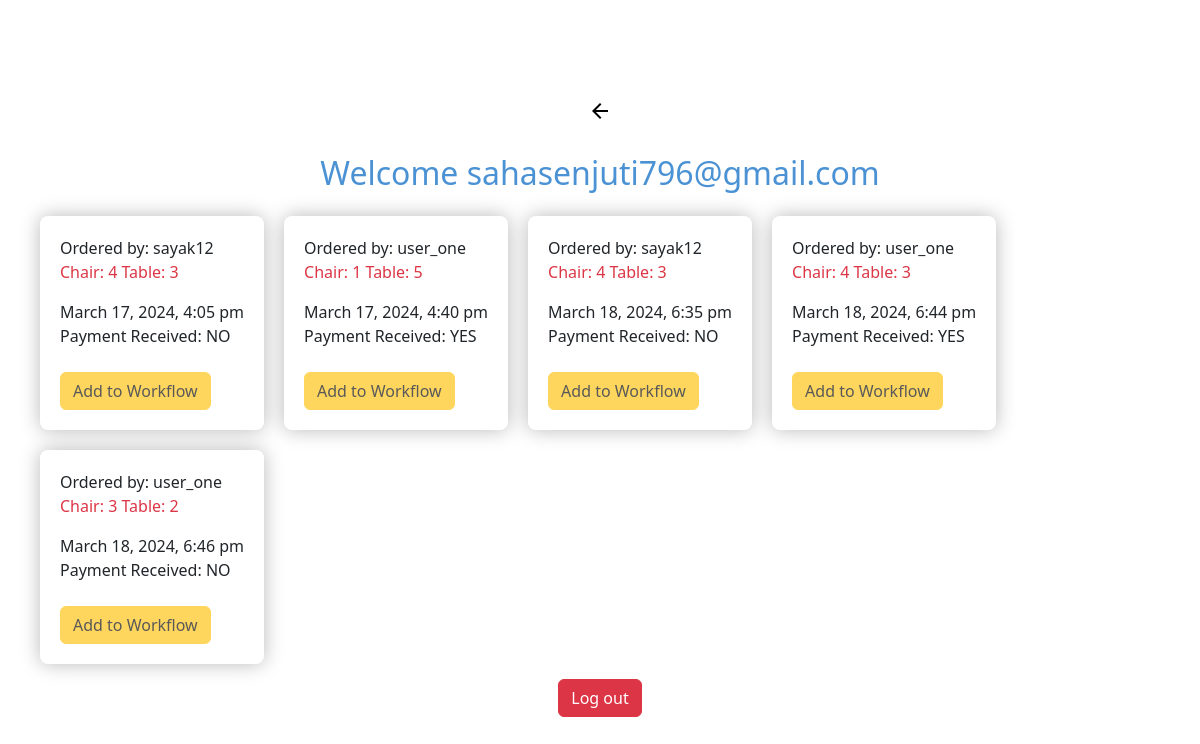
/factory/checkorders.php (signed in), run on the app's committed database.
### tables this page shows
CREATE TABLE `tbl_factory` (
  `id` int(255) NOT NULL,
  `email` varchar(255) NOT NULL,
  `password` varchar(255) NOT NULL,
  `timestamp` timestamp(6) NOT NULL DEFAULT current_timestamp(6)
);

CREATE TABLE `tbl_user_orders` (
  `id` int(255) NOT NULL,
  `ordered_by` int(255) NOT NULL,
  `table_count` int(255) NOT NULL,
  `chair_count` int(255) NOT NULL,
  `ordered_on` timestamp(6) NOT NULL DEFAULT current_timestamp(6),
  `payment_status` tinyint(1) NOT NULL DEFAULT 0,
  `delivery_status` tinyint(1) NOT NULL DEFAULT 0,
  `workflow_added` tinyint(1) NOT NULL
);

CREATE TABLE `tbl_user` (
  `id` int(255) NOT NULL,
  `email` varchar(255) NOT NULL,
  `password` varchar(255) NOT NULL,
  `username` varchar(255) NOT NULL,
  `timestamp` timestamp(6) NOT NULL DEFAULT current_timestamp(6) ON UPDATE current_timestamp(6)
);

### factory/checkorders.php (the view, shortened to what this page needs)
<?php
if (isset($_COOKIE['factory_login_cookie'])) {
    $userid = $_COOKIE['factory_login_cookie'];
    $qr = mysqli_query($conn, "select * from tbl_factory where id = $userid");
    $db = mysqli_fetch_array($qr);
} else {
    header("location:login.php");
}
?>
<!DOCTYPE html>
<html lang="en">
<head>
    <?php include "../include/head.php"; ?>
    <link rel="stylesheet" href="factory.css">
</head>
<body>
    <a href="dashboard.php" style="text-decoration: none; color:black;">
        <h4 class="d-flex justify-content-start align-items-center m-3"><span class="material-symbols-outlined">
            </span></h4>
    </a>
    <h2>Welcome <?= $db['email']; ?></h2>
    <div class="orders">
    <?php
    $qr = mysqli_query($conn, "SELECT * FROM tbl_user_orders WHERE delivery_status = 0");
    while ($order = mysqli_fetch_array($qr)) {
        $qrr = mysqli_query($conn, "SELECT username FROM tbl_user WHERE id = ".$order['ordered_by']."");
        $name = mysqli_fetch_array($qrr);
        $ordered_on = date("F j, Y, g:i a", strtotime($order['ordered_on']));
        ?>
        <div class='wrapper'>
            <span>Ordered by: <?= $name['username'] ?></span>
            <p class='text-danger'>Chair: <?= $order['chair_count'] ?>
            Table: <?= $order['table_count'] ?></p>
            <span><?= $ordered_on ?></span>
            <span>Payment Received: <?= $order['payment_status']=="0" ? "NO":"YES" ?></span><br>
            <?php
            $button_disabled = ($order['payment_status']== "0" || $order['workflow_added'] == "1") ? "disabled" : "";
            ?>
            <a href="update-workflow.php?id=<?= $order['id']?>" class="<?= $button_disabled?>"><button class="btn btn-warning" <?= $button_disabled ?>>
                Add to Workflow
            </button></a>
        </div>
        <?php
    }
    ?>
</div>
    <a href="logout.php"><button class="btn btn-danger">Log out</button></a>
</body>
</html>

### include/head.php (shortened to what this page needs)
<link href="https://cdn.jsdelivr.net/npm/bootstrap@5.3.3/dist/css/bootstrap.min.css" rel="stylesheet">
<link rel="stylesheet" href="../include/style.css">

### include/style.css (style rules this page uses)
* { margin: 0; padding: 0; box-sizing: border-box; }
.disabled { pointer-events: none; }

### factory/factory.css (style rules this page uses)
body { display: flex; justify-content: center; align-items: center; flex-direction: column; gap: 15px; min-height: 100vh; padding: 40px; }
.orders { display: flex; gap: 20px; flex-wrap: wrap; }
a { text-decoration: none; }
.wrapper, .tender { padding: 20px; border-radius: 8px; display: flex; flex-direction: column; box-shadow: 0 0 20px rgba(0, 0, 0, 0.277); border: none; }
h2 { color: rgb(75, 146, 212); }

### data on the page
tbl_factory: email "sahasenjuti796@gmail.com"
tbl_user_orders: tbl_user.username "sayak12", chair_count "4", table_count "3", ordered_on "March 17, 2024, 4:05 pm", payment_status "NO"
tbl_user_orders: tbl_user.username "user_one", chair_count "1", table_count "5", ordered_on "March 17, 2024, 4:40 pm", payment_status "YES"
tbl_user_orders: tbl_user.username "sayak12", chair_count "4", table_count "3", ordered_on "March 18, 2024, 6:35 pm", payment_status "NO"
tbl_user_orders: tbl_user.username "user_one", chair_count "4", table_count "3", ordered_on "March 18, 2024, 6:44 pm", payment_status "YES"
tbl_user_orders: tbl_user.username "user_one", chair_count "3", table_count "2", ordered_on "March 18, 2024, 6:46 pm", payment_status "NO"
